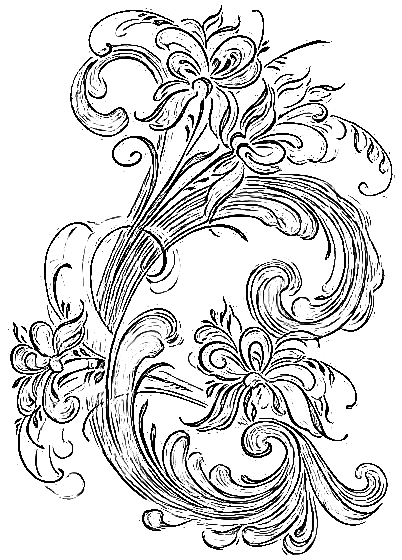
%> input picture main/layers/5l.png, 402 x 560 px
$ octave shape_MSER.m   (GNU Octave 9; MATLAB toolbox functions it lacks are replaced by stand-ins)
%> lines starting %> are read from the running program, lines starting %| are printed output that depends on the picture
close all, clear all ;

edgei= 1-double(imread('./layers/5l.png'))/255;
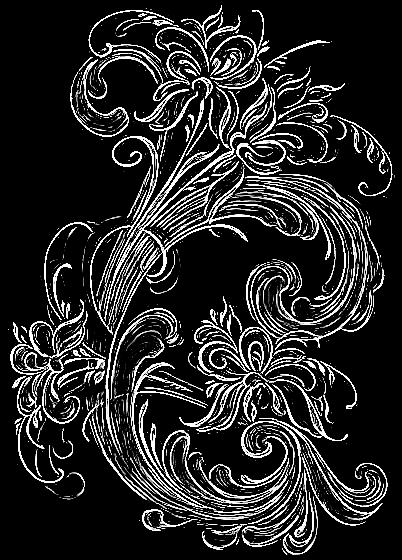
%> edgei: size 560x402 double; min 0, max 1, mean 0.158
% edgei= edge(rgb2gray(imread('/home/sun/Cloud/matting/Decompose-Single-Image-Into-Layers/5/5l.png')));
edgei = uint8(1-bwareaopen(edgei,150));
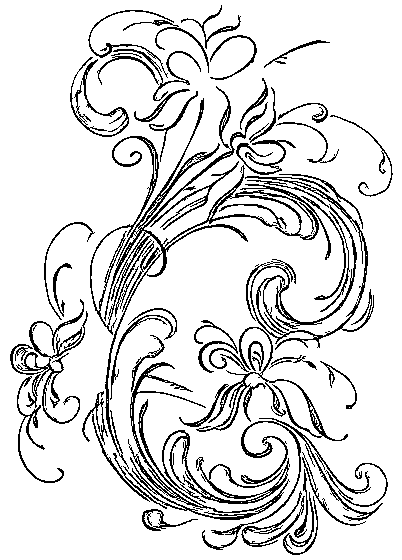
%> edgei: size 560x402 uint8; values 0 (black) and 1 (white), 87% white; black in thin lines or dots
imshow(edgei,[0 1])
depthlist={};
depthlist_layer={};
Regions={};
Img={};
layer_num=3;
scaleratio=1;


for i = 1:layer_num;
% name = ['/home/sun/Cloud/matting/Decompose-Single-Image-Into-Layers/5/5edge-layer_optimization_all_weights_map-0',int2str(i),'.png'];
name=['./layers/w',int2str(i),'.png'];
%> (the run ends here)

$ run again, with main/layers/5.jpg saved as main/layers/5l.png
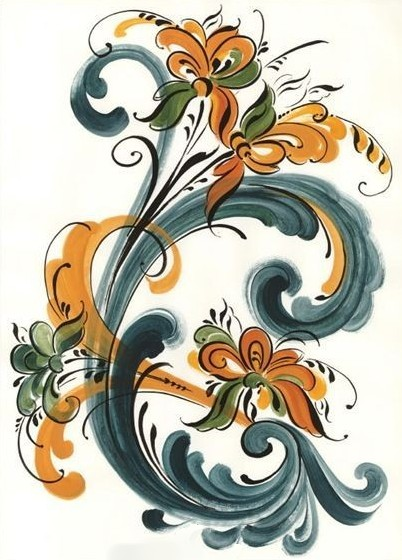
%> input picture main/layers/5.jpg, 402 x 560 px
%> `edgei= 1-double(imread('./layers/5l.png'))/255;`:
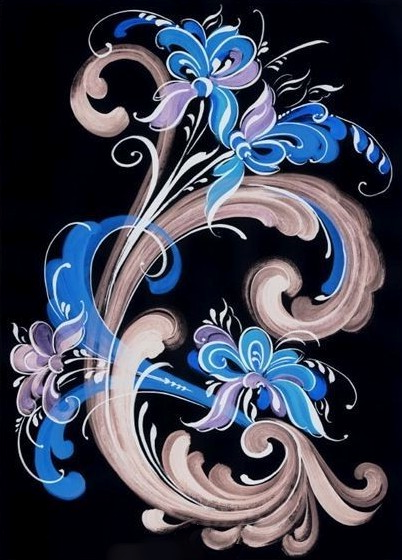
%> edgei: size 560x402x3 double; mean R, G, B 0.247, 0.261, 0.321
%> `edgei = uint8(1-bwareaopen(edgei,150));`:
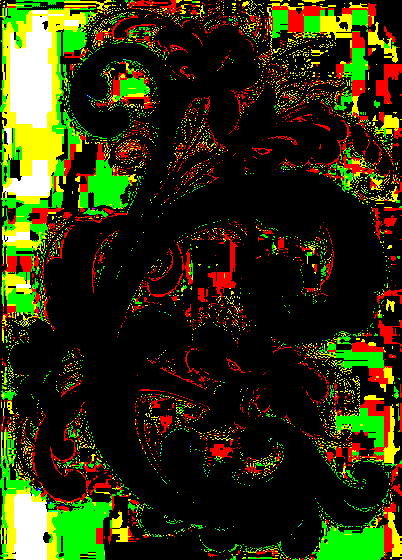
%> edgei: size 560x402x3 uint8; mean R, G, B 0.175, 0.187, 0.0329; drawn with 1 as white
